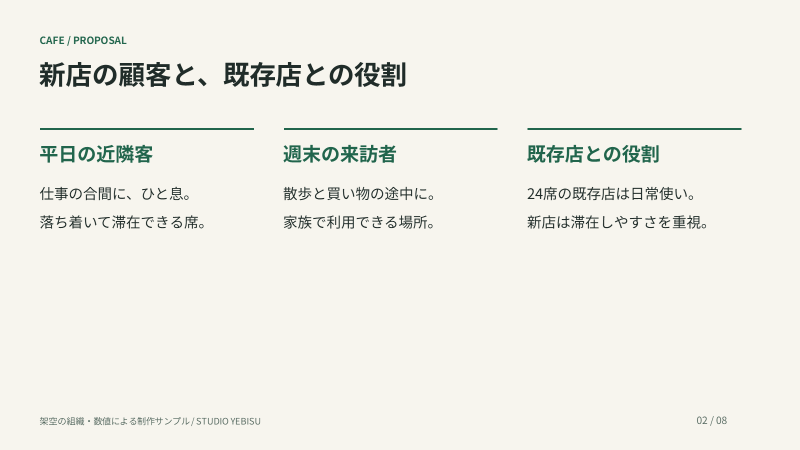
#> input picture examples/cases/cafe-pptx/render/slide-02.png, 1600 x 900 px (shown at 1/2 size); its folder holds only this picture in this run
$ python make_case_review_sheets.py
#> lines starting #> are read from the running program, lines starting #| are printed output that depends on the picture
from pathlib import Path
from PIL import Image
ROOT=Path(__file__).resolve().parents[1]
OUT=ROOT/".build/case-qa";OUT.mkdir(exist_ok=True)
for folder in (ROOT/"examples/cases").iterdir():
    files=sorted((folder/"render").glob("slide-*.png"))
    for i in range(0,len(files),4):
        part=files[i:i+4];sheet=Image.new("RGB",(1600,450*((len(part)+1)//2)),"white")
#> after `sheet = Image.new('RGB', (1600, 450 * ((len(part) + 1) // 2)), 'white'`: sheet: PIL image 1600x450 RGB; every value is 255
        for j,f in enumerate(part):sheet.paste(Image.open(f).resize((800,450)),((j%2)*800,(j//2)*450))
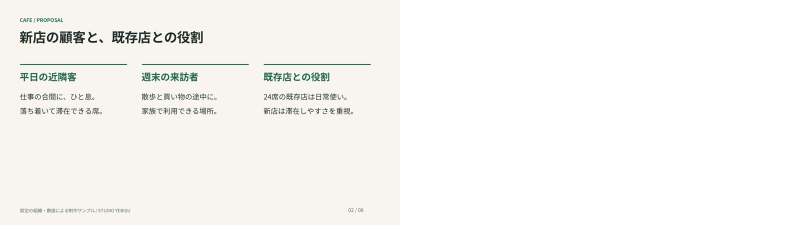
#> sheet: PIL image 1600x450 RGB (shown at 1/2 size); mean R, G, B 247.5, 247.1, 243.5
        sheet.save(OUT/(folder.name+"-"+str(i//4+1)+".png"))
#> pass 2 of the loop `for folder in (ROOT/"examples/cases").iterdir():`:
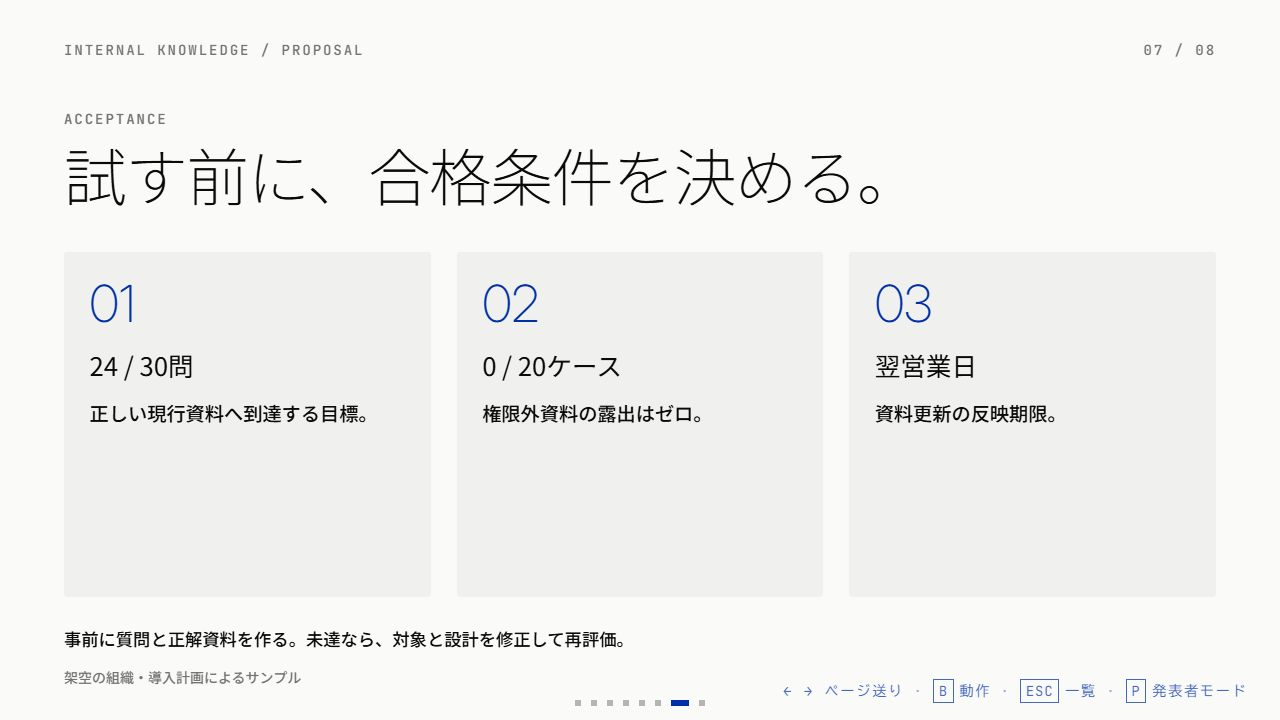
#> input picture examples/cases/knowledge-search/render/slide-07.png, 1280 x 720 px
#> `for j,f in enumerate(part):sheet.paste(Image.open(f).resize((800,450))..`:
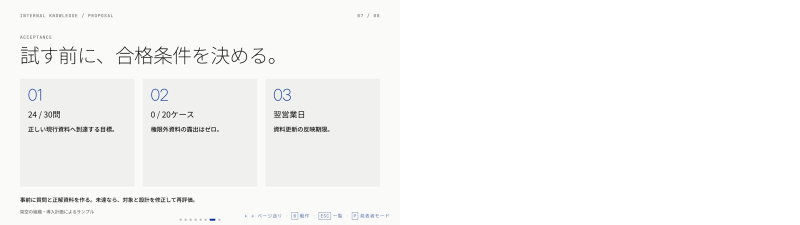
#> sheet: PIL image 1600x450 RGB (shown at 1/2 size); mean R, G, B 248, 248.1, 247.2
print("Review sheets from actual application/browser renderings")
